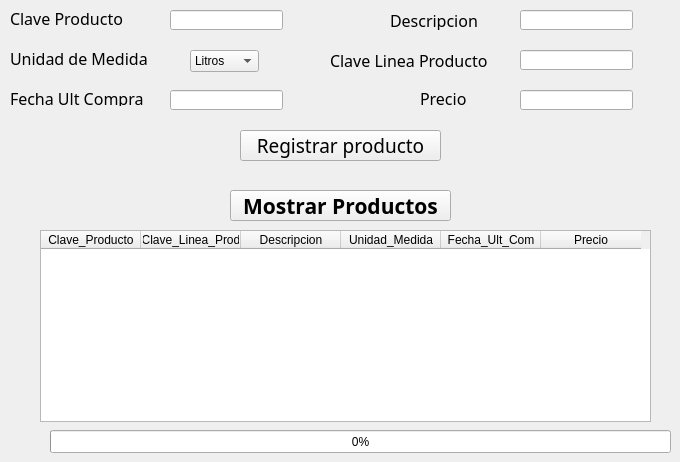
    <widget class="QWidget" name="tab_5">
     <attribute name="title">
      <string>Productos</string>
     </attribute>
     <widget class="QPushButton" name="btn_mostprod">
      <property name="geometry">
       <rect>
        <x>230</x>
        <y>190</y>
        <width>221</width>
        <height>31</height>
       </rect>
      </property>
      <property name="font">
       <font>
        <family>Century Gothic</family>
        <pointsize>16</pointsize>
        <weight>75</weight>
        <bold>true</bold>
        <underline>false</underline>
       </font>
      </property>
      <property name="text">
       <string>Mostrar Productos</string>
      </property>
     </widget>
     <widget class="QLineEdit" name="clave_prod">
      <property name="geometry">
       <rect>
        <x>170</x>
        <y>10</y>
        <width>113</width>
        <height>20</height>
       </rect>
      </property>
     </widget>
     <widget class="QTableWidget" name="tbl_prod">
      <property name="geometry">
       <rect>
        <x>40</x>
        <y>230</y>
        <width>611</width>
        <height>192</height>
       </rect>
      </property>
      <column>
       <property name="text">
        <string>Clave_Producto</string>
       </property>
      </column>
      <column>
       <property name="text">
        <string>Clave_Linea_Prod</string>
       </property>
      </column>
      <column>
       <property name="text">
        <string>Descripcion</string>
       </property>
      </column>
      <column>
       <property name="text">
        <string>Unidad_Medida</string>
       </property>
      </column>
      <column>
       <property name="text">
        <string>Fecha_Ult_Com</string>
       </property>
      </column>
      <column>
       <property name="text">
        <string>Precio</string>
       </property>
      </column>
     </widget>
     <widget class="QLabel" name="label_4">
      <property name="geometry">
       <rect>
        <x>10</x>
        <y>10</y>
        <width>151</width>
        <height>16</height>
       </rect>
      </property>
      <property name="font">
       <font>
        <family>Century Gothic</family>
        <pointsize>12</pointsize>
       </font>
      </property>
      <property name="text">
       <string>Clave Producto</string>
      </property>
     </widget>
     <widget class="QLabel" name="label_8">
      <property name="geometry">
       <rect>
        <x>10</x>
        <y>50</y>
        <width>151</width>
        <height>16</height>
       </rect>
      </property>
      <property name="font">
       <font>
        <family>Century Gothic</family>
        <pointsize>12</pointsize>
       </font>
      </property>
      <property name="text">
       <string>Unidad de Medida</string>
      </property>
     </widget>
     <widget class="QLineEdit" name="clave_linprod_prod">
      <property name="geometry">
       <rect>
        <x>520</x>
        <y>50</y>
        <width>113</width>
        <height>20</height>
       </rect>
      </property>
     </widget>
     <widget class="QLineEdit" name="desc_prod">
      <property name="geometry">
       <rect>
        <x>520</x>
        <y>10</y>
        <width>113</width>
        <height>20</height>
       </rect>
      </property>
     </widget>
     <widget class="QLabel" name="label_10">
      <property name="geometry">
       <rect>
        <x>390</x>
        <y>10</y>
        <width>111</width>
        <height>20</height>
       </rect>
      </property>
      <property name="font">
       <font>
        <family>Century Gothic</family>
        <pointsize>12</pointsize>
       </font>
      </property>
      <property name="text">
       <string>Descripcion</string>
      </property>
     </widget>
     <widget class="QLabel" name="label_9">
      <property name="geometry">
       <rect>
        <x>330</x>
        <y>50</y>
        <width>171</width>
        <height>20</height>
       </rect>
      </property>
      <property name="font">
       <font>
        <family>Century Gothic</family>
        <pointsize>12</pointsize>
       </font>
      </property>
      <property name="text">
       <string>Clave Linea Producto</string>
      </property>
     </widget>
     <widget class="QPushButton" name="btn_regprod">
      <property name="geometry">
       <rect>
        <x>240</x>
        <y>130</y>
        <width>201</width>
        <height>31</height>
       </rect>
      </property>
      <property name="font">
       <font>
        <family>Century Gothic</family>
        <pointsize>14</pointsize>
       </font>
      </property>
      <property name="text">
       <string>Registrar producto</string>
      </property>
     </widget>
     <widget class="QLabel" name="label_24">
      <property name="geometry">
       <rect>
        <x>420</x>
        <y>90</y>
        <width>151</width>
        <height>16</height>
       </rect>
      </property>
      <property name="font">
       <font>
        <family>Century Gothic</family>
        <pointsize>12</pointsize>
       </font>
      </property>
      <property name="text">
       <string>Precio</string>
      </property>
     </widget>
     <widget class="QLineEdit" name="precio_prod">
      <property name="geometry">
       <rect>
        <x>520</x>
        <y>90</y>
        <width>113</width>
        <height>20</height>
       </rect>
      </property>
     </widget>
     <widget class="QLabel" name="label_25">
      <property name="geometry">
       <rect>
        <x>10</x>
        <y>90</y>
        <width>151</width>
        <height>16</height>
       </rect>
      </property>
      <property name="font">
       <font>
        <family>Century Gothic</family>
        <pointsize>12</pointsize>
       </font>
      </property>
      <property name="text">
       <string>Fecha Ult Compra</string>
      </property>
     </widget>
     <widget class="QLineEdit" name="fechulcomp_prod">
      <property name="geometry">
       <rect>
        <x>170</x>
        <y>90</y>
        <width>113</width>
        <height>20</height>
       </rect>
      </property>
     </widget>
     <widget class="QComboBox" name="unimed_prod">
      <property name="geometry">
       <rect>
        <x>190</x>
        <y>50</y>
        <width>69</width>
        <height>22</height>
       </rect>
      </property>
      <item>
       <property name="text">
        <string>Litros</string>
       </property>
      </item>
      <item>
       <property name="text">
        <string>Mililitros</string>
       </property>
      </item>
      <item>
       <property name="text">
        <string>Kilos</string>
       </property>
      </item>
      <item>
       <property name="text">
        <string>Gramos</string>
       </property>
      </item>
      <item>
       <property name="text">
        <string>Piezas</string>
       </property>
      </item>
      <item>
       <property name="text">
        <string>Unidades</string>
       </property>
      </item>
      <item>
       <property name="text">
        <string>Tabletas</string>
       </property>
      </item>
      <item>
       <property name="text">
        <string>Capsulas</string>
       </property>
      </item>
     </widget>
     <widget class="QProgressBar" name="progreso_3">
      <property name="geometry">
       <rect>
        <x>50</x>
        <y>430</y>
        <width>621</width>
        <height>23</height>
       </rect>
      </property>
      <property name="value">
       <number>0</number>
      </property>
     </widget>
    </widget>
